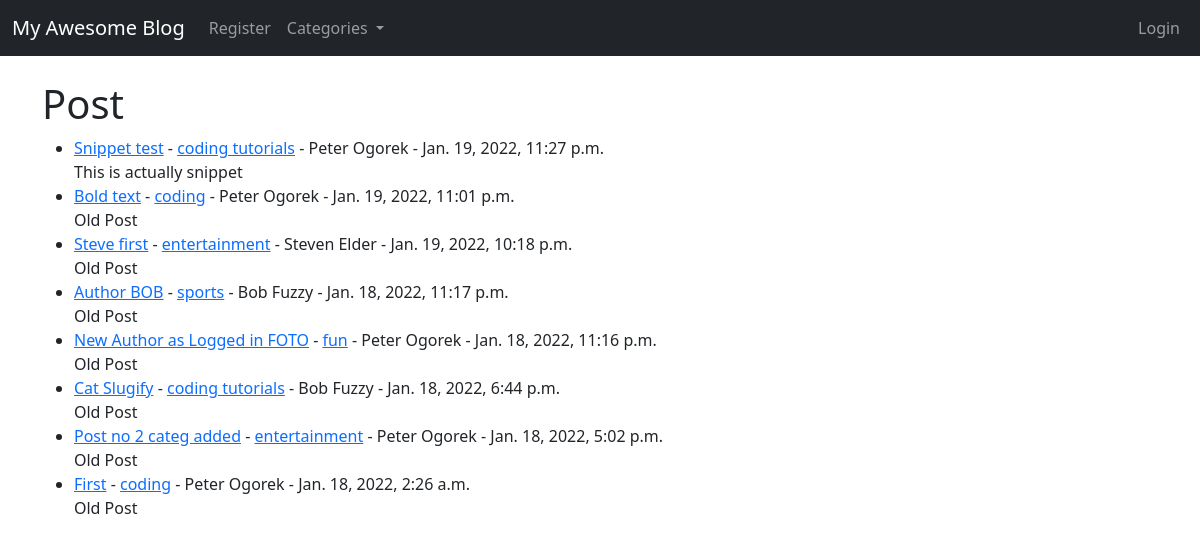
/, run on an earlier commit of the app's database.
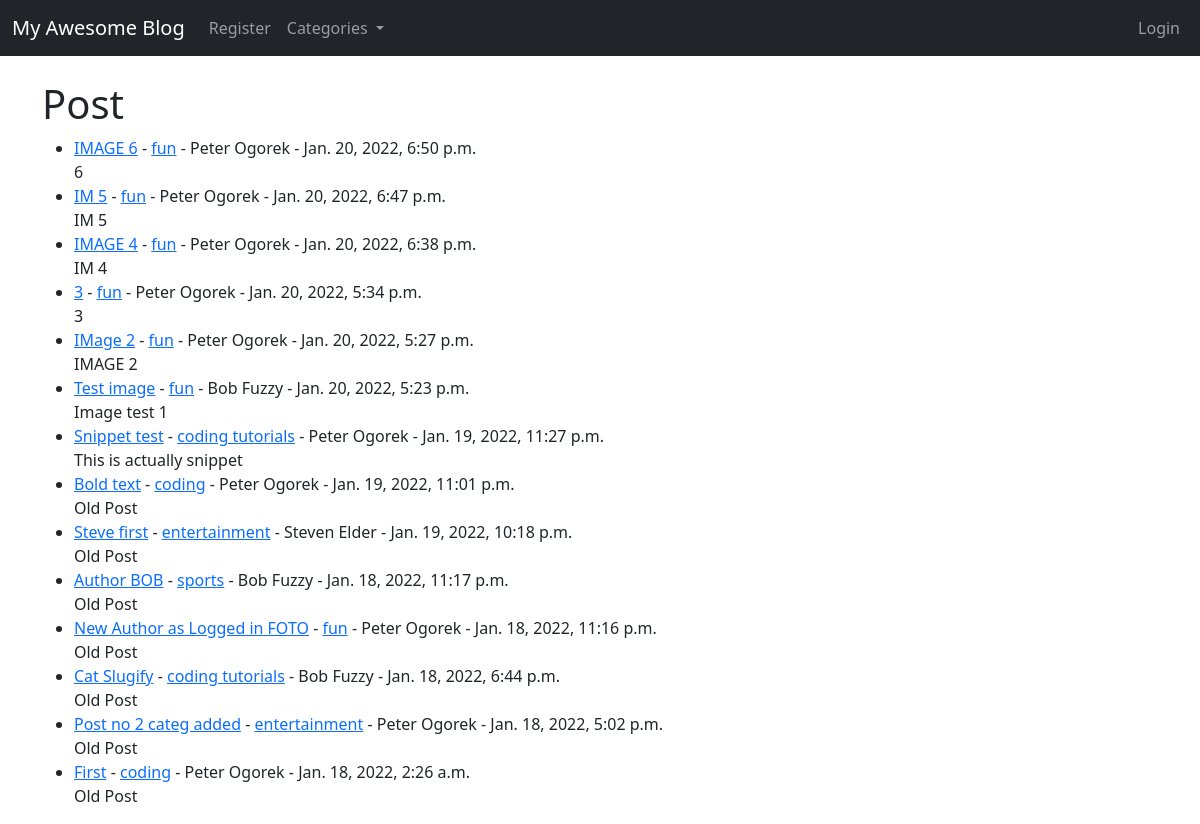
And on a later commit of the database.
### theblog/models.py (models this page shows, shortened)
class Post(models.Model):
    title = models.CharField(max_length=255)  # , default="My Awesome Blog")
    header_image = models.ImageField(
        null=True, blank=True, upload_to="images/")
    title_tag = models.CharField(max_length=255)
    author = models.ForeignKey(User, on_delete=models.CASCADE)
    body = RichTextField(blank=True, null=True)
    post_date = models.DateTimeField(auto_now_add=True)
    category = models.ForeignKey(
        Category, max_length=60, on_delete=models.CASCADE, related_name='catego')
    likes = models.ManyToManyField(User, related_name="blog_posts")
    snippet = models.CharField(max_length=255)  # , default="Old Post")

class Category(models.Model):
    class Meta:
        verbose_name_plural = "Categories"
    name = models.CharField(max_length=255)
    def __str__(self):
        return self.name

### theblog/views.py (the view)
# urls.py: path("", HomeView.as_view(), name="home"),
class HomeView(ListView):
    model = Post
    template_name = "home.html"
    ordering = ["-post_date"]
    def get_context_data(self, *args, **kwargs):
        cat_menu = Category.objects.all()
        context = super(HomeView, self).get_context_data(*args, **kwargs)
        context["cat_menu"] = cat_menu
        return context

### theblog/templates/home.html (shortened to what this page needs)
{% extends "layout.html" %}
{% block body %}
<h1>Post</h1>
<ul>
    {% for post in object_list %}
    <li>
        <a href="{% url 'article_detail' post.pk %}">{{ post.title }}</a> -
        <a href="{% url 'category' post.category|slugify %}">{{ post.category }}</a> -
        {{ post.author.first_name }} {{ post.author.last_name }} -
        {{ post.post_date }}
        <br>
        {{ post.snippet }}
    </li>
    {% endfor %}
</ul>
{% endblock %}

What changed in the data, as far as the page shows it:
added Post: title "IMAGE 6", category "fun", author.first_name "Peter", author.last_name "Ogorek", post_date "Jan. 20, 2022, 6:50 p.m.", snippet "6"
added Post: title "IM 5", category "fun", author.first_name "Peter", author.last_name "Ogorek", post_date "Jan. 20, 2022, 6:47 p.m.", snippet "IM 5"
added Post: title "IMAGE 4", category "fun", author.first_name "Peter", author.last_name "Ogorek", post_date "Jan. 20, 2022, 6:38 p.m.", snippet "IM 4"
added Post: title "3", category "fun", author.first_name "Peter", author.last_name "Ogorek", post_date "Jan. 20, 2022, 5:34 p.m.", snippet "3"
added Post: title "IMage 2", category "fun", author.first_name "Peter", author.last_name "Ogorek", post_date "Jan. 20, 2022, 5:27 p.m.", snippet "IMAGE 2"
added Post: title "Test image", category "fun", author.first_name "Bob", author.last_name "Fuzzy", post_date "Jan. 20, 2022, 5:23 p.m.", snippet "Image test 1"
